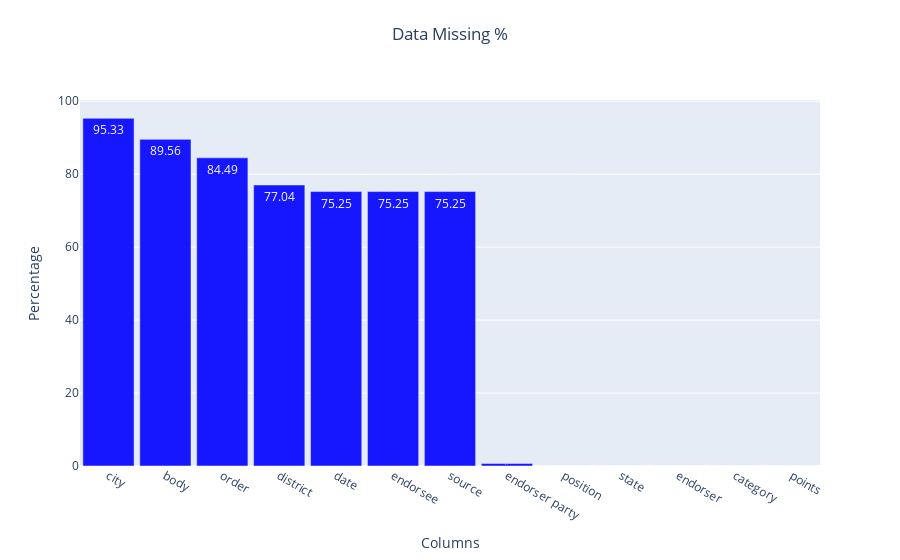

Write notebook code for a chart like this one.
### Markdown cell above
#### The visualization here highlights the percentage of datapoints for each column that are null. From the visualization, it appears that 7 columns have a high null value percentage, where at least 75% of the data in each of these is missing. This is highlighted in the visualization below:

### Code cell
#plotly dynamic visualization highlighting the percentage of datapoints for each column that are null
fig = go.Figure()
fig.add_trace(
        go.Bar(x=percent_missing_df['column name'],
               y=percent_missing_df['percent_missing'],
               opacity=0.9,
               text=percent_missing_df['percent_missing'],
               textposition='inside',
               marker={'color':'blue'}
                   ))
fig.update_layout(
      title={'text': 'Data Missing %',
             'y':0.95, 'x':0.5,
            'xanchor': 'center', 'yanchor': 'top'},
      showlegend=False,
      xaxis_title_text='Columns',
      yaxis_title_text='Percentage',
      bargap=0.1
    )

fig.show()

### Figure 1 — Plotly figure (JSON) as saved in the notebook; plotly's stock layout.template omitted (floating-point values rounded to 4 significant figures)
{"data": [{"marker": {"color": "blue"}, "opacity": 0.9, "text": [95.33, 89.56, 84.49, 77.04, 75.25, 75.25, 75.25, 0.7, 0, 0, 0, 0, 0], "textposition": "inside", "type": "bar", "x": ["city", "body", "order", "district", "date", "endorsee", "source", "endorser party", "position", "state", "endorser", "category", "points"], "y": [95.33, 89.56, 84.49, 77.04, 75.25, 75.25, 75.25, 0.7, 0, 0, 0, 0, 0]}], "layout": {"bargap": 0.1, "showlegend": false, "title": {"text": "Data Missing %", "x": 0.5, "xanchor": "center", "y": 0.95, "yanchor": "top"}, "xaxis": {"title": {"text": "Columns"}}, "yaxis": {"title": {"text": "Percentage"}}}}
